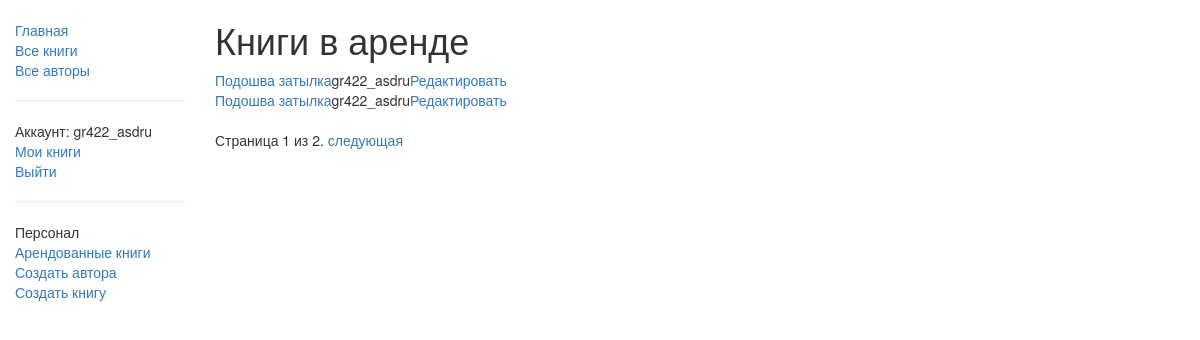
Page /catalog/borrowed/ (signed in) on the committed database.
### catalog/models.py (models this page shows, shortened)
class BookInstance(models.Model):
    id = models.UUIDField(primary_key=True, default=uuid.uuid4, help_text="Уникальный идентификатор для этой конкретной книги во всей библиотеке")
    book = models.ForeignKey('Book', on_delete=models.SET_NULL, null=True)
    imprint = models.CharField(max_length=200)
    due_back = models.DateField(null=True, blank=True)
    borrower = models.ForeignKey(User, on_delete=models.SET_NULL, null=True, blank=True)
    @property
    def is_overdue(self):
        if self.due_back and date.today() > self.due_back:
            return True
        return False
    LOAN_STATUS = (
        ('m', 'Обслуживание'),
        ('o', 'Аренда'),
        ('a', 'Доступен'),
        ('r', 'Зарезервирован'),
    )
    status = models.CharField(max_length=1, choices=LOAN_STATUS, blank=True, default='п', help_text='Доступность книги')
    class Meta:
        ordering = ["due_back"]
        permissions = (("can_mark_returned", "Set book as returned"),)

class Book(models.Model):
    DoesNotExist = None
    objects = None
    title = models.CharField(max_length=200)
    author = models.ForeignKey('Author', on_delete=models.SET_NULL, null=True)
    summary = models.TextField(max_length=1000, help_text="Введите краткое описание книги")
    isbn = models.CharField('ISBN',max_length=13, help_text='13 Символов <a href="https://www.isbn-international.org/content/what-isbn">ISBN номер</a>')
    genre = models.ManyToManyField('Genre', help_text="Выберите жанр для этой книги")
    def display_genre(self):
        """
        Creates a string for the Genre. This is required to display genre in Admin.
        """
        return ', '.join([ genre.name for genre in self.genre.all()[:3] ])
    display_genre.short_description = 'Genre'

### catalog/views.py (the view)
class AllLoanedBooksListView(PermissionRequiredMixin, generic.ListView):
    permission_required = 'catalog.can_mark_returned'
    model = BookInstance
    template_name = 'catalog/all_borrowed.html'
    paginate_by = 2
    def get_queryset(self):
        return BookInstance.objects.filter(status__exact='o').order_by('due_back')

### catalog/templates/catalog/all_borrowed.html (shortened to what this page needs)
{% extends "base_generic.html" %}
{% block content %}
    <h1>Книги в аренде</h1>
    {% if bookinstance_list %}
    <table>
      {% for bookinst in bookinstance_list %}
        <tr>
            <td><a href="{% url 'book-detail' bookinst.book.pk %}">{{bookinst.book.title}}</a></td>
            <td>{{bookinst.borrower}}</td>
            {% if perms.catalog.can_mark_returned %}
                <td><a href="{% url 'renew-book-librarian' bookinst.id %}">Редактировать</a></td>
            {% endif %}
        </tr>
      {% endfor %}
    </table>
    {% else %}
      <p>Нет арендованных книг.</p>
    {% endif %}
{% endblock %}

### catalog/templates/base_generic.html (shortened to what this page needs)
<!doctype html>
<html lang="en">
  <head>
    <link
      rel="stylesheet"
      href="https://maxcdn.bootstrapcdn.com/bootstrap/3.3.7/css/bootstrap.min.css" />
    {% load static %}
    <link rel="stylesheet" href="{% static 'css/styles.css' %}" />
  </head>
  <body>
  <div class="container-fluid mt-3">
      <div class="row">
          <div class="col-sm-2">
              {% block sidebar %}
              <ul class="sidebar-nav">
                  <li><a href="{% url 'index' %}">Главная</a></li>
                  <li><a href="{% url 'books' %}">Все книги</a></li>
                  <li><a href="{% url 'authors' %}">Все авторы</a></li>
                  {% if user.is_authenticated %}
                  <hr>
                    <li class="mt-4">Аккаунт: <span class="text-secondary">{{ user.get_username }}</span></li>
                    <li><a href="{% url 'my-borrowed' %}">Мои книги</a></li>
                    <li><a href="{% url 'logout'%}?next={{request.path}}">Выйти</a></li>
                  {% else %}
                    <li class="mt-4"><a href="{% url 'login'%}?next={{request.path}}">Войти</a></li>
                  {% endif %}
                  {% if perms.catalog.can_mark_returned %}
                    <hr>
                    <li>Персонал</li>
                    <li><a href="{% url 'all-borrowed' %}">Арендованные книги</a></li>
                    <li><a href="{% url 'author_create' %}">Создать автора</a></li>
                    <li><a href="{% url 'book_create' %}">Создать книгу</a></li>
                  {% endif %}
              </ul>
              {% endblock %}
          </div>
          <div class="col-sm-10">{% block content %}{% endblock %}
              {% block pagination %}
              {% if is_paginated %}
              <div class="pagination">
                <span class="page-links">
                  <span class="page-current">
                    Страница {{ page_obj.number }} из {{ page_obj.paginator.num_pages }}.
                  </span>
                  {% if page_obj.has_next %}
                    <a href="{{ request.path }}?page={{ page_obj.next_page_number }}">следующая</a>
                  {% endif %}
                </span>
              </div>
              {% endif %}
              {% endblock %}
          </div>
      </div>
  </div>
  </body>
</html>

### catalog/static/css/styles.css (style rules this page uses)
.sidebar-nav { margin-top: 20px; padding: 0; list-style: none; }

### rows in the picture
BookInstance: book "Подошва затылка", borrower "gr422_asdru"
BookInstance: book "Подошва затылка", borrower "gr422_asdru"

### other values in the picture
{{ user.get_username }} "gr422_asdru"
{{ page_obj.number }} "1"
{{ page_obj.paginator.num_pages }} "2"
